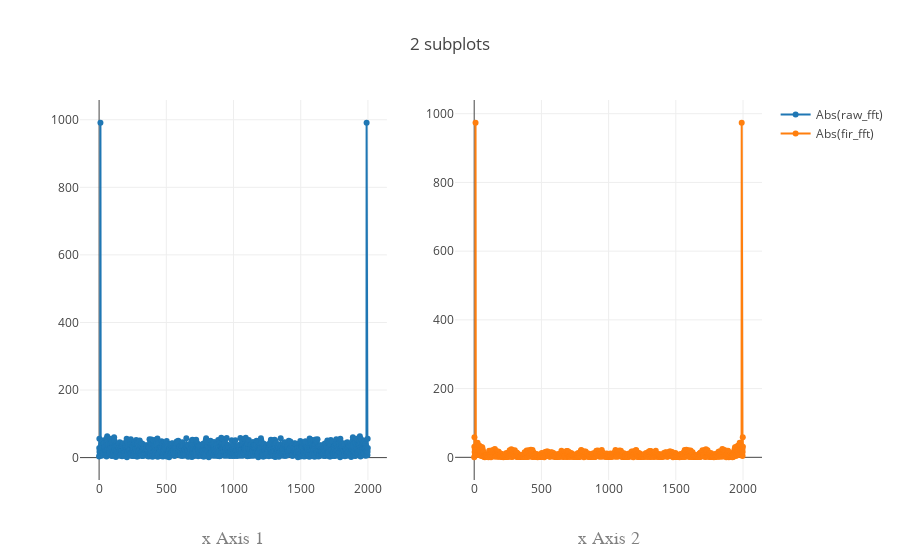

The cell this chart's notebook holds for it:
### Markdown cell above
#  Transformée de fourier discrète
La technique usuelle pour déterminer les fréquences caractéristiques ainsi que l’amplitude des harmoniques qui composent un signal, consiste à calculer sa transformée de fourier. 

Dans une approche numérique, cette opération est effectuée sur un ensemble de valeurs échantillonnées.

Le but est d'utiliser ici le module scipy.fftpack pour calculer les transformées de fourier directe
et inverse.

## définitions

La transformée directe d'un signal __périodique__ s échantillonné en N points 
est définie par :
$$ft[k]=\sum_{n=0}^{N-1}  s[n] \exp(-i \frac{2\pi k}{N}n)$$
où $k \in [0, N-1]$ avec $i^2=-1$.

Sa transformée inverse est :

$$s[n]=\frac{1}{N} \sum_{k=0}^{N-1}  ft[n] \exp(+i \frac{2\pi k}{N}n)$$

Appliquer  ces définitions à un signal non périodique, revient à la périodiser avec une période entière N.

### Code cell
# version plotly 
from plotly import tools
import plotly.offline as py
import plotly.graph_objs as go

import scipy.fftpack as fftpack

raw_fft = fftpack.fft(raw_data)
fir_fft = fftpack.fft(fir_data)

# Make plotly work with Jupyter notebook using the plotly.js CDN
py.init_notebook_mode(connected=True)
    
trace1 = go.Scatter(
    y=abs(raw_fft),
    mode = 'lines+markers',
    name='Abs(raw_fft)'
)

trace2 = go.Scatter(
    y=abs(fir_fft),
    mode = 'lines+markers',
    name='Abs(fir_fft)'
)

fig = tools.make_subplots(rows=1, cols=2)
fig.append_trace(trace1, 1, 1)
fig.append_trace(trace2, 1, 2)

fig['layout'].update(title='2 subplots')

fig['layout'].update(    
    xaxis1=dict(   
        title='x Axis 1',
        titlefont=dict(
            family='Courier New, monospace',   #police
            size=18,
            color='#7f7f7f'                    #couleur du texte
        )),
    xaxis2=dict(
        title='x Axis 2',
        titlefont=dict(
            family='Courier New, monospace',
            size=18,
            color='#7f7f7f'
        ))
                    
                    )

py.iplot(fig)

### Figure 1 — Plotly figure (JSON) as saved in the notebook; plotly's stock layout.template omitted (floating-point values rounded to 4 significant figures; data arrays with more than 128 entries replaced by an {"elided": "..."} marker saying what was removed)
{"data": [{"mode": "lines+markers", "name": "Abs(raw_fft)", "type": "scatter", "uid": "a2897430-b2f9-4463-92f3-b83359526d95", "xaxis": "x", "y": {"elided": "2000 float values"}, "yaxis": "y"}, {"mode": "lines+markers", "name": "Abs(fir_fft)", "type": "scatter", "uid": "ab48127d-218d-4f19-9df4-41cb6e052047", "xaxis": "x2", "y": {"elided": "2000 float values"}, "yaxis": "y2"}], "layout": {"title": {"text": "2 subplots"}, "xaxis": {"anchor": "y", "domain": [0, 0.45], "title": {"font": {"color": "#7f7f7f", "family": "Courier New, monospace", "size": 18}, "text": "x Axis 1"}}, "xaxis2": {"anchor": "y2", "domain": [0.55, 1], "title": {"font": {"color": "#7f7f7f", "family": "Courier New, monospace", "size": 18}, "text": "x Axis 2"}}, "yaxis": {"anchor": "x", "domain": [0, 1]}, "yaxis2": {"anchor": "x2", "domain": [0, 1]}}}
